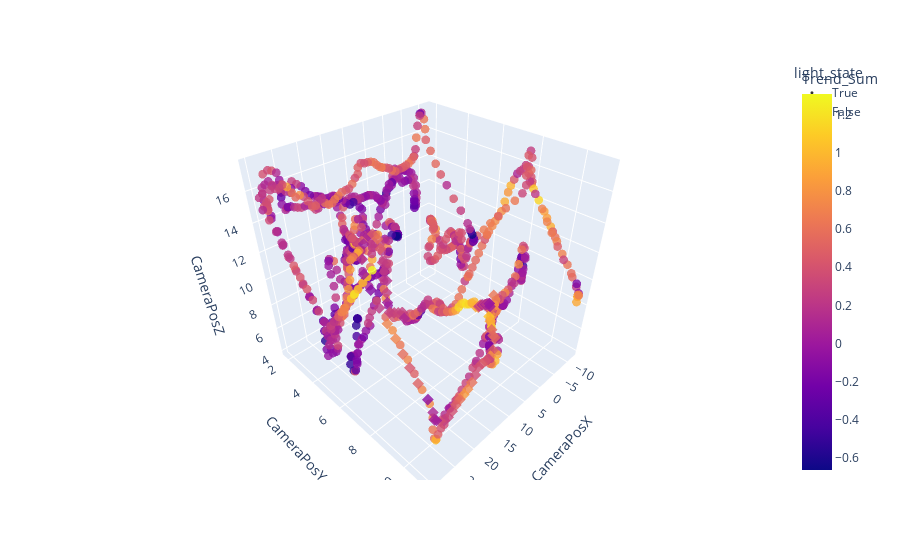

Notebook source saved alongside this figure:
### Code cell
## 3D Stastic ###
df = subset


fig = px.scatter_3d(df, x='CameraPosX', y='CameraPosY', z='CameraPosZ',
              color='Trend_Sum',symbol='light_state',opacity=0.8,)
fig.update_traces(marker_size = 3)

fig.show()

# x = df_Raw['CameraPosX']
# y = df_Raw['CameraPosY']
# z = df_Raw['CameraPosZ']
# c = df_Raw['Trend_Sum']
# fig = go.Figure(data=[go.Scatter3d(
#     x=x,
#     y=y,
#     z=z,
#     mode='markers',
#     marker=dict(
#         size=3,
#         # color=c,                # set color to an array/list of desired values
#         colorscale='Viridis',   # choose a colorscale
#         opacity=0.8,
#         # symbol='light_state',
#         marker=dict(size=df_Raw["light_state"],  color=c)
#     )
# )])

# # tight layout
# fig.update_layout(margin=dict(l=0, r=0, b=0, t=0))
# fig.show()

### Figure 1 — Plotly figure (JSON) as saved in the notebook; plotly's stock layout.template omitted (floating-point values rounded to 4 significant figures; data arrays with more than 128 entries replaced by an {"elided": "..."} marker saying what was removed)
{"data": [{"hovertemplate": "light_state=True<br>CameraPosX=%{x}<br>CameraPosY=%{y}<br>CameraPosZ=%{z}<br>Trend_Sum=%{marker.color}<extra></extra>", "legendgroup": "True", "marker": {"color": {"elided": "891 float values"}, "coloraxis": "coloraxis", "opacity": 0.8, "size": 3, "symbol": "circle"}, "mode": "markers", "name": "True", "scene": "scene", "showlegend": true, "type": "scatter3d", "x": {"elided": "891 float values"}, "y": {"elided": "891 float values"}, "z": {"elided": "891 float values"}}, {"hovertemplate": "light_state=False<br>CameraPosX=%{x}<br>CameraPosY=%{y}<br>CameraPosZ=%{z}<br>Trend_Sum=%{marker.color}<extra></extra>", "legendgroup": "False", "marker": {"color": [0.6291, 0.4642, 1.051, 0.9257, 0.5328, 0.5461, 0.5461, 0.4742, 0.7942, 0.4266, 0.2357, 0.3661, 0.4136, 0.4552, 0.3753, 0.3753, 0.5937, 0.7465, 0.8417, 0.5931, 0.5015, 0.3898, 0.3237, 0.2638, 0.359, 0.02135, 0.03929, 0.1026, -0.08612, 0.5005, 0.4271, 0.5786, 0.7148, 0.7148, 0.2307, -0.1235, 0.02059, 0.1358, 0.06716, 0.06716, 0.4642, 0.58, 0.4653, 0.2521, 0.1967, 0.1717, 0.2511, 0.04316, 0.2671, 0.2647, 0.3129, 0.2712, 0.1119, 0.9475, 0.7484, 0.3093, 0.2304, 0.3261, 0.5277, 0.1165, 0.2863, 0.02569, 0.1082, 0.1994, 0.1752, 0.1752, -0.01415, -0.01415], "coloraxis": "coloraxis", "opacity": 0.8, "size": 3, "symbol": "diamond"}, "mode": "markers", "name": "False", "scene": "scene", "showlegend": true, "type": "scatter3d", "x": [16.37, 16.99, 17.07, 16.64, 16.13, 15.61, 15.06, 15.24, 15.78, 16.24, 16.39, 16.42, 16.92, 17.77, 18.6, 19.33, 20.14, 21.04, 21.91, 22.85, 23.72, 24.57, 25.41, 26.32, 27.2, 28.03, 28.52, 28.82, 28.99, 29.3, 29.4, 29.41, 29.43, 29.56, 29.68, 29.57, 29.59, 29.37, 28.89, 28.07, 27.27, 26.51, 26.05, 25.86, 25.65, 25.3, 25.45, 25.42, 25.08, 24.2, 23.33, 22.46, 22.05, 3.18, 2.451, 2.162, 1.888, 1.69, 1.438, 1.147, 0.4185, -0.04007, -0.3382, -0.4756, -0.8027, -1.262, -1.395, -1.57], "y": [11.02, 11.02, 11.01, 11.02, 11.02, 11.02, 11.02, 11.01, 11.02, 11.02, 11.02, 11.02, 11.01, 11.01, 11.01, 11.01, 11.01, 11.01, 11.02, 11.01, 11.01, 11.0, 11.0, 10.99, 10.99, 10.98, 11.0, 10.99, 10.78, 10.41, 10.05, 9.735, 9.425, 9.072, 8.759, 8.363, 8.059, 7.979, 7.986, 7.994, 8.0, 8.005, 8.015, 8.025, 8.022, 8.02, 8.015, 8.014, 8.013, 8.017, 8.016, 8.016, 8.013, 8.002, 8.008, 8.008, 7.996, 7.99, 7.991, 7.994, 7.993, 7.986, 7.984, 7.983, 7.978, 7.969, 7.964, 7.987], "z": [13.79, 13.03, 12.61, 12.25, 11.58, 11.09, 10.85, 9.985, 9.704, 9.589, 9.606, 9.609, 9.592, 9.587, 9.561, 9.152, 8.785, 8.513, 8.339, 8.209, 8.024, 7.756, 7.532, 7.526, 7.708, 8.012, 8.215, 8.831, 9.557, 10.31, 11.02, 11.6, 12.27, 12.9, 13.61, 14.32, 14.98, 15.73, 16.47, 16.79, 16.77, 16.42, 15.82, 15.04, 14.44, 13.87, 13.15, 12.54, 11.82, 11.63, 11.46, 11.32, 10.85, 8.123, 7.939, 7.956, 7.944, 7.93, 7.899, 7.869, 7.744, 7.671, 7.64, 7.619, 7.576, 7.52, 7.485, 7.231]}], "layout": {"coloraxis": {"colorbar": {"title": {"text": "Trend_Sum"}}, "colorscale": [[0, "#0d0887"], [0.1111, "#46039f"], [0.2222, "#7201a8"], [0.3333, "#9c179e"], [0.4444, "#bd3786"], [0.5556, "#d8576b"], [0.6667, "#ed7953"], [0.7778, "#fb9f3a"], [0.8889, "#fdca26"], [1, "#f0f921"]]}, "legend": {"title": {"text": "light_state"}, "tracegroupgap": 0}, "margin": {"t": 60}, "scene": {"domain": {"x": [0, 1], "y": [0, 1]}, "xaxis": {"title": {"text": "CameraPosX"}}, "yaxis": {"title": {"text": "CameraPosY"}}, "zaxis": {"title": {"text": "CameraPosZ"}}}}}
